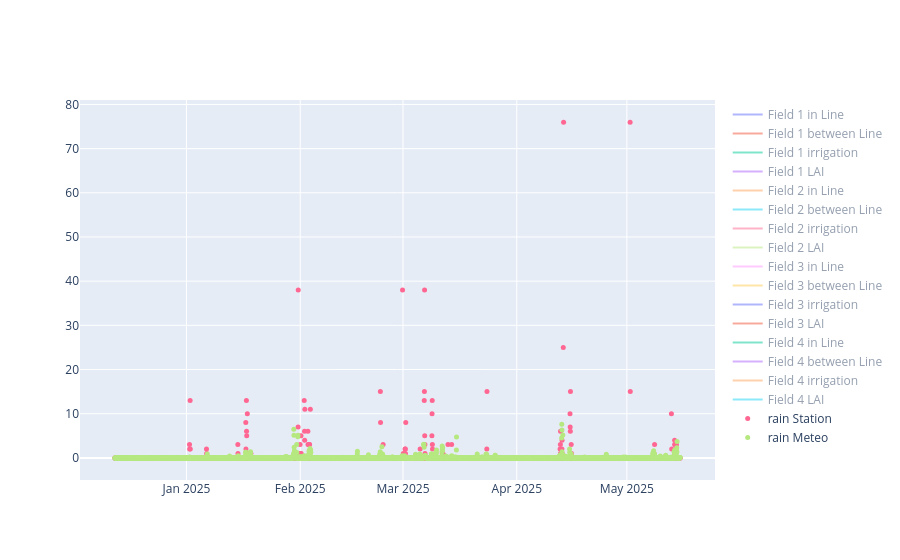

Source (notebook cell):
### Code cell
import plotly.graph_objects as go
import pandas as pd

fieldlist = [1,2,3,4]

# Create an empty figure
fig = go.Figure()

for i in fieldlist:
    df = pd.read_csv(f'fieldsComplete/field_f{i}')
    fig.add_trace(go.Scatter(
        x=df["datetime"],
        y=df["s_a"].to_list(),
        mode='lines',
        name=f"Field {i} in Line",
        visible='legendonly'
    ))
    fig.add_trace(go.Scatter(
        x=df["datetime"],
        y=df["s_b"].to_list(),
        mode='lines',
        name=f"Field {i} between Line",
        visible='legendonly'
    ))
    fig.add_trace(go.Scatter(
        x=df["datetime"],
        y=df["irr"].to_list(),
        mode='lines',
        name=f"Field {i} irrigation",
        visible='legendonly'
    ))
    fig.add_trace(go.Scatter(
        x=df["datetime"],
        y=df["LAI"].to_list(),
        mode='lines',
        name=f"Field {i} LAI",
        visible='legendonly'
    ))

fig.add_trace(go.Scatter(
    x=df["datetime"],
    y=df["RG"],
    mode='markers',
    marker=dict(
        size=5,
    ),
    name=f"rain Station"
))

fig.add_trace(go.Scatter(
    x=df["datetime"],
    y=df["rain"],
    mode='markers',
    marker=dict(
        size=5,
    ),
    name=f"rain Meteo"
))

fig.show()

### Figure 1 — Plotly figure (JSON) as saved in the notebook; plotly's stock layout.template omitted (floating-point values rounded to 4 significant figures; data arrays with more than 128 entries replaced by an {"elided": "..."} marker saying what was removed)
{"data": [{"mode": "lines", "name": "Field 1 in Line", "type": "scatter", "visible": "legendonly", "x": {"elided": "3697 str values"}, "y": {"elided": "3697 float values"}}, {"mode": "lines", "name": "Field 1 between Line", "type": "scatter", "visible": "legendonly", "x": {"elided": "3697 str values"}, "y": {"elided": "3697 float values"}}, {"mode": "lines", "name": "Field 1 irrigation", "type": "scatter", "visible": "legendonly", "x": {"elided": "3697 str values"}, "y": {"elided": "3697 float values"}}, {"mode": "lines", "name": "Field 1 LAI", "type": "scatter", "visible": "legendonly", "x": {"elided": "3697 str values"}, "y": {"elided": "3697 float values"}}, {"mode": "lines", "name": "Field 2 in Line", "type": "scatter", "visible": "legendonly", "x": {"elided": "3697 str values"}, "y": {"elided": "3697 float values"}}, {"mode": "lines", "name": "Field 2 between Line", "type": "scatter", "visible": "legendonly", "x": {"elided": "3697 str values"}, "y": {"elided": "3697 float values"}}, {"mode": "lines", "name": "Field 2 irrigation", "type": "scatter", "visible": "legendonly", "x": {"elided": "3697 str values"}, "y": {"elided": "3697 float values"}}, {"mode": "lines", "name": "Field 2 LAI", "type": "scatter", "visible": "legendonly", "x": {"elided": "3697 str values"}, "y": {"elided": "3697 float values"}}, {"mode": "lines", "name": "Field 3 in Line", "type": "scatter", "visible": "legendonly", "x": {"elided": "3697 str values"}, "y": {"elided": "3697 float values"}}, {"mode": "lines", "name": "Field 3 between Line", "type": "scatter", "visible": "legendonly", "x": {"elided": "3697 str values"}, "y": {"elided": "3697 float values"}}, {"mode": "lines", "name": "Field 3 irrigation", "type": "scatter", "visible": "legendonly", "x": {"elided": "3697 str values"}, "y": {"elided": "3697 float values"}}, {"mode": "lines", "name": "Field 3 LAI", "type": "scatter", "visible": "legendonly", "x": {"elided": "3697 str values"}, "y": {"elided": "3697 float values"}}, {"mode": "lines", "name": "Field 4 in Line", "type": "scatter", "visible": "legendonly", "x": {"elided": "3697 str values"}, "y": {"elided": "3697 float values"}}, {"mode": "lines", "name": "Field 4 between Line", "type": "scatter", "visible": "legendonly", "x": {"elided": "3697 str values"}, "y": {"elided": "3697 float values"}}, {"mode": "lines", "name": "Field 4 irrigation", "type": "scatter", "visible": "legendonly", "x": {"elided": "3697 str values"}, "y": {"elided": "3697 float values"}}, {"mode": "lines", "name": "Field 4 LAI", "type": "scatter", "visible": "legendonly", "x": {"elided": "3697 str values"}, "y": {"elided": "3697 float values"}}, {"marker": {"size": 5}, "mode": "markers", "name": "rain Station", "type": "scatter", "x": {"elided": "3697 str values"}, "y": {"elided": "3697 float values"}}, {"marker": {"size": 5}, "mode": "markers", "name": "rain Meteo", "type": "scatter", "x": {"elided": "3697 str values"}, "y": {"elided": "3697 float values"}}], "layout": {}}
